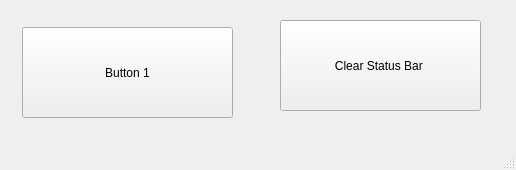
<?xml version="1.0" encoding="UTF-8"?>
<ui version="4.0">
 <class>MainWindow</class>
 <widget class="QMainWindow" name="MainWindow">
  <property name="geometry">
   <rect>
    <x>0</x>
    <y>0</y>
    <width>516</width>
    <height>170</height>
   </rect>
  </property>
  <property name="windowTitle">
   <string>MainWindow</string>
  </property>
  <widget class="QWidget" name="centralwidget">
   <widget class="QPushButton" name="Button1">
    <property name="geometry">
     <rect>
      <x>22</x>
      <y>27</y>
      <width>211</width>
      <height>91</height>
     </rect>
    </property>
    <property name="text">
     <string>Button 1</string>
    </property>
   </widget>
   <widget class="QPushButton" name="ClearStatusBar">
    <property name="geometry">
     <rect>
      <x>280</x>
      <y>20</y>
      <width>201</width>
      <height>91</height>
     </rect>
    </property>
    <property name="text">
     <string>Clear Status Bar </string>
    </property>
    <property name="default">
     <bool>false</bool>
    </property>
    <property name="flat">
     <bool>false</bool>
    </property>
   </widget>
  </widget>
  <widget class="QStatusBar" name="statusbar"/>
 </widget>
 <resources/>
 <connections/>
</ui>
